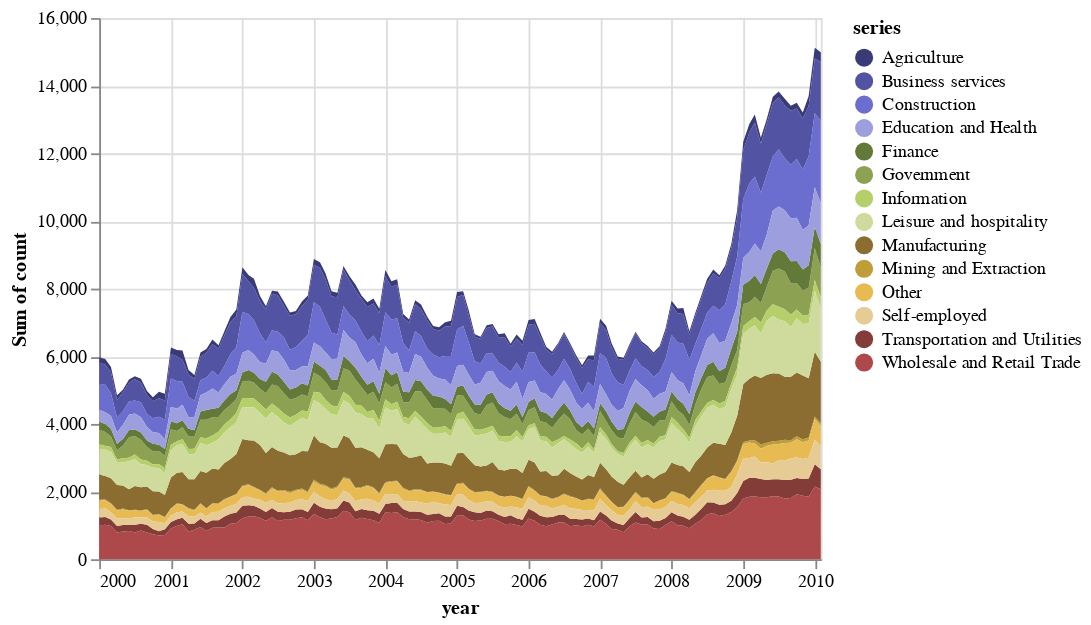

Write notebook code for a chart like this one.
### Markdown cell above
## Stacked area chart

### Code cell
alt.Chart(unemp).mark_area().encode(
    alt.X('date:T',
        timeUnit='yearmonth',
        axis=alt.Axis(format='%Y', labelAngle=0, title='year')
    ),
    alt.Y('sum(count):Q'),
    alt.Color('series:N',
        scale=alt.Scale(scheme="category20b")
    )
)

### Figure 1 — Vega-Lite specification as saved in the notebook (floating-point values rounded to 4 significant figures; data arrays with more than 128 entries replaced by an {"elided": "..."} marker saying what was removed)
{"$schema": "https://vega.github.io/schema/vega-lite/v2.json", "config": {"view": {"height": 300, "width": 400}}, "data": {"values": {"elided": "1708 records"}}, "encoding": {"color": {"field": "series", "scale": {"scheme": "category20b"}, "type": "nominal"}, "x": {"axis": {"format": "%Y", "labelAngle": 0, "title": "year"}, "field": "date", "timeUnit": "yearmonth", "type": "temporal"}, "y": {"aggregate": "sum", "field": "count", "type": "quantitative"}}, "mark": "area"}
